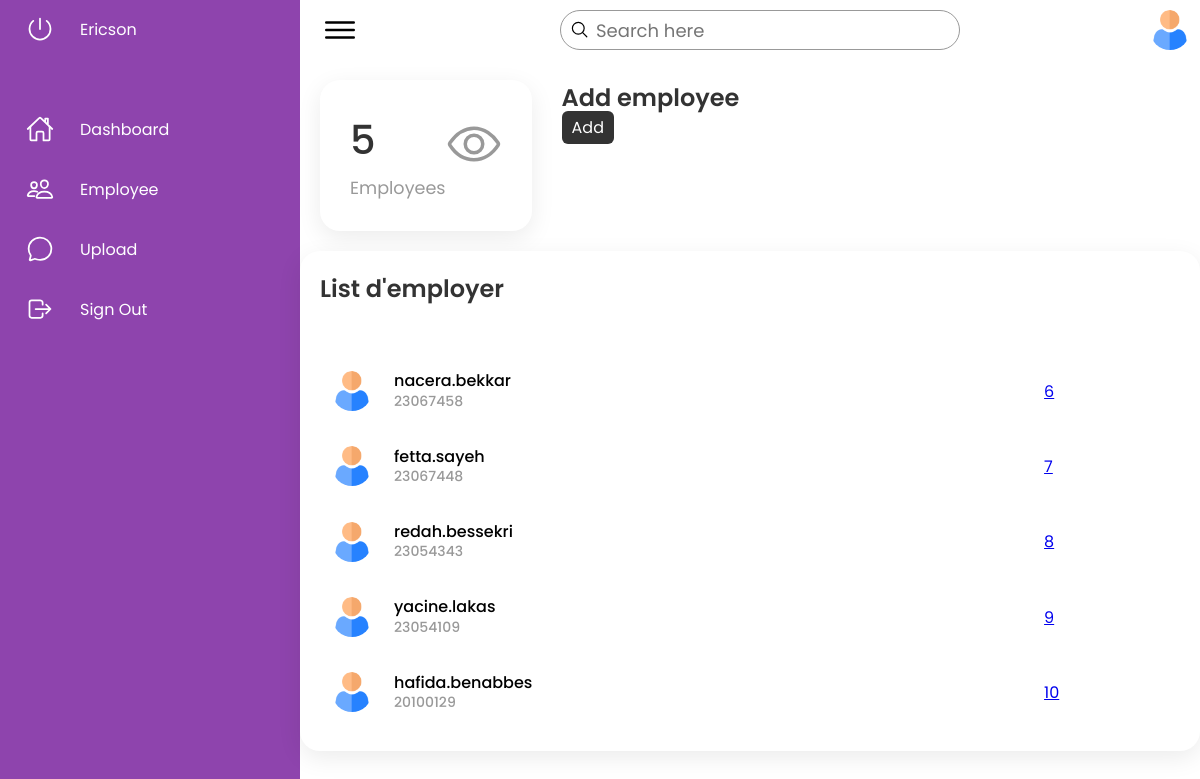
Screenshot of /employee (signed in) with the database file from the repository.
### app/models.py (models this page shows, shortened)
class Employee(models.Model):
    user = models.OneToOneField(User , null=True , on_delete=models.CASCADE)
    name = models.CharField(max_length=200 , null=True , unique=True)
    matricule = models.CharField(max_length=200 , null=True , unique=True)
    email = models.CharField(max_length=50 , null=True)
    created_at = models.DateTimeField(auto_now_add=True)

### app/decorators.py (the view)
        def wrapper_func(request , *args , **kwargs):
            group = None
            if request.user.groups.exists():
                group =  request.user.groups.all()[0].name
            if group in allowed_roles :
                return view_func(request , *args , **kwargs)
            else :
                return HttpResponse('ERROR : ACCESS DENIED')

### app/views.py (called while the page is built)
@login_required(login_url='loginpage')
@allowed_user(allowed_roles=['admin' , 'staff'])
def employee(request):
    employee = Employee.objects.all()
    nbr_employee = len(employee)
    context = {'employee' : employee , 'nombre' : nbr_employee}
    return render(request , 'app/employe.html' , context)

### app/templates/app/employe.html (shortened to what this page needs)
<!DOCTYPE html>
{% load static%}
<html lang="en">
<head>
    <link rel="stylesheet" href="{% static '/css/style.css'%}">
</head>
<body>
    <div class="container">
        <div class="navigation">
            <ul>
                <li>
                    <a href="#">
                        <span class="icon">
                            <ion-icon name="power-outline"></ion-icon>
                        </span>
                        <span class="title">Ericson</span>
                    </a>
                </li>
                <li>
                    <a href="{% url 'dashboard' %}">
                        <span class="icon">
                            <ion-icon name="home-outline"></ion-icon>
                        </span>
                        <span class="title">Dashboard</span>
                    </a>
                </li>
                <li>
                    <a href="{% url 'employee' %}">
                        <span class="icon">
                            <ion-icon name="people-outline"></ion-icon>
                        </span>
                        <span class="title">Employee</span>
                    </a>
                </li>
                <li>
                    <a href="{% url 'upload' %}">
                        <span class="icon">
                            <ion-icon name="chatbubble-outline"></ion-icon>
                        </span>
                        <span class="title">Upload</span>
                    </a>
                </li>
                <li>
                    <a href="{% url 'logout' %}">
                        <span class="icon">
                            <ion-icon name="log-out-outline"></ion-icon>
                        </span>
                        <span class="title">Sign Out</span>
                    </a>
                </li>
            </ul>
        </div>
        <div class="main">
            <div class="topbar">
                <div class="toggle">
                    <ion-icon name="menu-outline"></ion-icon>
                </div>
                <div class="search">
                    <label>
                        <input type="text" placeholder="Search here">
                        <ion-icon name="search-outline"></ion-icon>
                    </label>
                </div>
                <div class="user">
                    <img src="{% static 'images/user.png'%}" alt="">
                </div>
            </div>
            <div class="cardBox">
                <div class="card">
                    <div>
                        <div class="numbers">{{nombre}}</div>
                        <div class="cardName">Employees</div>
                    </div>
                    <div class="iconBx">
                        <ion-icon name="eye-outline"></ion-icon>
                    </div>
                </div>
                <div class="cardHeader">
                    <h2>Add employee</h2>
                    <a href="{% url 'create_user'%}" class="btn">Add</a>
                </div>
            </div>
                <div class="recentCustomers">
                    <div class="cardHeader">
                        <h2>List d'employer</h2>
                    </div>
                    <table>
                        {% for i in employee %}
                        <tr>
                            <td width="60px">
                                <div class="imgBx"><img src="{% static 'images/user.png' %}" alt=""></div>
                            </td>
                            <td>
                                <h4>{{i.name}} <br> <span>{{i.matricule}}</span></h4>
                            </td>
                            <td>
                                <a href="{% url 'employee_details' i.id  %}">{{i.id}}</a>
                            </td>
                        </tr>
                        {% endfor %}
                    </table>
                </div>
            </div>
        </div>
</body>
</html>

### static/css/style.css (style rules this page uses)
* { font-family: 'Poppins', sans-serif; margin: 0; padding: 0; box-sizing: border-box; }
:root { --blue: #333; --white: #fff; --gray: #f5f5f5; --black1: #222; --black2: #999; }
body { min-height: 100vh; overflow-x: hidden; }
.container { position: relative; width: 100%; }
.icon { color :white; }
.navigation { position: fixed; width: 300px; height: 100%; background-color: #8E44AD ; border-left: 10px solid #8E44AD; transition: 0.5s; overflow: hidden; }
.navigation ul { position: absolute; top: 0; left: 0; width: 100%; }
.navigation ul li { position: relative; width: 100%; list-style: none; border-top-left-radius: 30px; border-bottom-left-radius: 30px; }
.navigation ul li:nth-child(1) { margin-bottom: 40px; pointer-events: none; }
.navigation ul li a { position: relative; display: block; width: 100%; display: flex; text-decoration: none; color: var(--white); }
.navigation ul li a .icon { position: relative; display: block; min-width: 60px; height: 60px; line-height: 75px; text-align: center; }
.navigation ul li a .icon ion-icon { font-size: 1.75rem; }
.navigation ul li a .title { position: relative; display: block; padding: 0 10px; height: 60px; line-height: 60px; text-align: start; white-space: nowrap; }
.main { position: absolute; width: calc(100% - 300px); left: 300px; min-height: 100vh; background: var(--white); transition: 0.5s; }
.topbar { width: 100%; height: 60px; display: flex; justify-content: space-between; align-items: center; padding: 0 10px; }
.toggle { position: relative; width: 60px; height: 60px; display: flex; justify-content: center; align-items: center; font-size: 2.5rem; cursor: pointer; }
.search { position: relative; width: 400px; margin: 0 10px; }
.search label { position: relative; width: 100%; }
.search label input { width: 100%; height: 40px; border-radius: 40px; padding: 5px 20px; padding-left: 35px; font-size: 18px; outline: none; border: 1px solid var(--black2); }
.search label ion-icon { position: absolute; top: 0; left: 10px; font-size: 1.2rem; }
.user { position: relative; width: 40px; height: 40px; border-radius: 50%; overflow: hidden; cursor: pointer; }
.user img { position: absolute; top: 0; left: 0; width: 100%; height: 100%; object-fit: cover; }
.cardBox { position: relative; width: 100%; padding: 20px; display: grid; grid-template-columns: repeat(4, 1fr); grid-gap: 30px; }
.cardBox .card { position: relative; background: var(--white); padding: 30px; border-radius: 20px; display: flex; justify-content: space-between; cursor: pointer; box-shadow: 0 7px 25px rgba(0, 0, 0, 0.08); }
.cardBox .card .numbers { position: relative; font-weight: 500; font-size: 2.5rem; color: var(--blue); }
.cardBox .card .cardName { color: var(--black2); font-size: 1.1rem; margin-top: 5px; }
.cardBox .card .iconBx { font-size: 3.5rem; color: var(--black2); }
.cardHeader h2 { font-weight: 600; color: var(--blue); }
.cardHeader .btn { position: relative; padding: 5px 10px; background: var(--blue); text-decoration: none; color: var(--white); border-radius: 6px; }
.recentCustomers { position: relative; display: grid; min-height: 500px; padding: 20px; background: var(--white); box-shadow: 0 7px 25px rgba(0, 0, 0, 0.08); border-radius: 20px; }
.recentCustomers .imgBx { position: relative; width: 40px; height: 40px; border-radius: 50px; overflow: hidden; }
.recentCustomers .imgBx img { position: absolute; top: 0; left: 0; width: 100%; height: 100%; object-fit: cover; }
.recentCustomers table tr td { padding: 12px 10px; }
.recentCustomers table tr td h4 { font-size: 16px; font-weight: 500; line-height: 1.2rem; }
.recentCustomers table tr td h4 span { font-size: 14px; color: var(--black2); }

### rows the page displays
Employee: name "nacera.bekkar", matricule "23067458", id "6"
Employee: name "fetta.sayeh", matricule "23067448", id "7"
Employee: name "redah.bessekri", matricule "23054343", id "8"
Employee: name "yacine.lakas", matricule "23054109", id "9"
Employee: name "hafida.benabbes", matricule "20100129", id "10"

### other values shown
{{ nombre }} "5"
